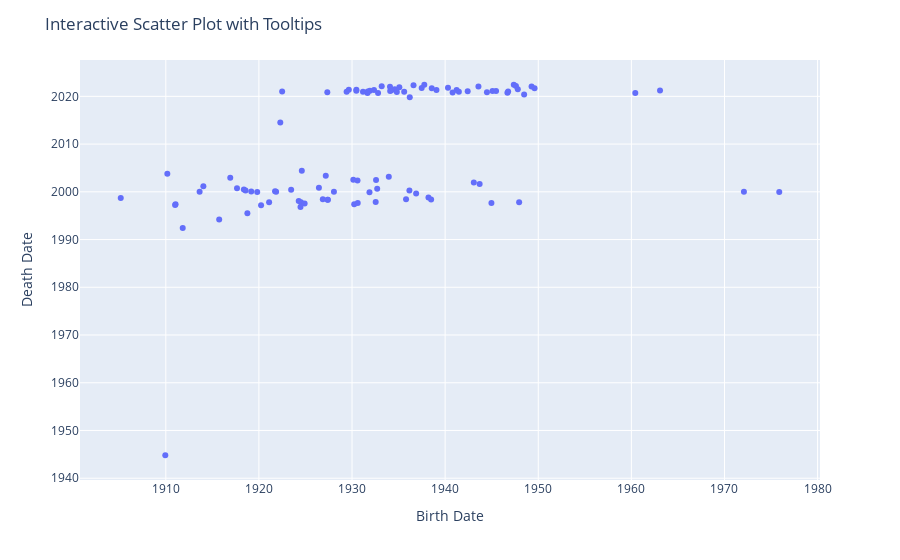

The notebook cell saved with this chart:
### Code cell
import plotly.express as px

# Create an interactive scatter plot with tooltips
fig = px.scatter(df_copy, x='Birth Date of Deceased', y='Death Date of Deceased', hover_data=['Last Name of Deceased'])
fig.update_traces(textposition='top center')

# Customize the layout
fig.update_layout(
    title='Interactive Scatter Plot with Tooltips',
    xaxis_title='Birth Date',
    yaxis_title='Death Date',
)

# Show the interactive plot
fig.show()

### Figure 1 — Plotly figure (JSON) as saved in the notebook; plotly's stock layout.template omitted (floating-point values rounded to 4 significant figures)
{"data": [{"customdata": [["Jones"], ["Allen"], ["Lundin"], ["Carson"], ["Brown"], ["Hodison"], ["Seaton"], ["Amer"], ["Teter"], ["Dugan"], ["Rieschick"], ["Brownlow"], ["Clements"], ["Fenton"], ["Martin"], ["Gilbert"], ["Johnson"], ["Thompson"], ["Devader"], ["Shea"], ["Wahquahboshkuk"], ["Taliaferro"], ["Lierz"], ["Blunt"], ["Ackeret"], ["Stephenson"], ["Johnson"], ["Kent"], ["Bueker"], ["Barriere"], ["Bernritter"], ["Anderson"], ["Kennedy"], ["Bontrager"], ["Plummer"], ["Barnes"], ["Jones"], ["Wells"], ["Holcomb"], ["Rice"], ["Krogman"], ["Dugan"], ["Homan"], ["Hamlin"], ["Shopteese"], ["Padilla"], ["Kinsler"], ["Klinginsmith"], ["Clark"], ["Maier"], ["Taylor"], ["Jones"], ["Hall"], ["Mader"], ["Ernzen"], ["Lundin"], ["Coleman"], ["Schulz"], ["Madrid"], ["Eisenbarth"], ["Clowe"], ["Onzahwah"], ["Sunderland"], ["Lundin"], ["Albright"], ["Metzger"], ["Hawks"], ["Colhouer"], ["Brown"], ["Waters"], ["Braum"], ["Thomas"], ["Slimmer"], ["Williamson"], ["Beames"], ["Pollom"], ["Reid"], ["Cranston"], ["Graham"], ["Zirger"], ["Potts"], ["Thompson"], ["Bowser"], ["Sigg"], ["Olds"], ["Bell"], ["Chase"], ["Staehli"], ["Brandon"], ["Hall"], ["McMaster"], ["Clinton"], ["Helmick"], ["Dittemore"], ["Schultz"], ["Sands"], ["Ash"], ["Segrist"], ["Craig"], ["McAlexander"]], "hovertemplate": "Birth Date of Deceased=%{x}<br>Death Date of Deceased=%{y}<br>Last Name of Deceased=%{customdata[0]}<extra></extra>", "legendgroup": "", "marker": {"color": "#636efa", "symbol": "circle"}, "mode": "markers", "name": "", "orientation": "v", "showlegend": false, "textposition": "top center", "type": "scatter", "x": ["1943-07-30", "1934-03-27", "1928-01-22", "1924-07-08", "1911-01-19", "1930-03-27", "1922-04-19", "1934-01-29", "1936-03-15", "1933-03-10", "1922-07-01", "1937-06-25", "1929-08-28", "1939-01-26", "1947-05-17", "1949-08-08", "1942-06-04", "1934-08-05", "1930-06-21", "1937-10-06", "1949-04-14", "1941-03-26", "1931-12-01", "1936-08-09", "1940-04-22", "1929-06-02", "1934-10-24", "1935-08-09", "1945-02-01", "1946-09-09", "1934-02-05", "1940-10-20", "1947-08-10", "1932-05-12", "1946-10-08", "1948-06-26", "1945-06-21", "1931-09-10", "1963-01-29", "1932-10-18", "1931-08-30", "1938-07-26", "1927-05-08", "1944-06-28", "1935-01-31", "1960-06-03", "1947-10-21", "1941-06-22", "1930-06-19", "1931-03-07", "1935-10-21", "1924-06-19", "1975-11-19", "1913-08-19", "1972-02-02", "1936-03-01", "1915-09-26", "1944-12-21", "1921-09-25", "1936-11-20", "1905-03-01", null, "1930-08-13", "1927-05-29", "1918-07-27", "1919-03-08", "1911-01-01", "1931-11-16", "1938-06-30", "1927-05-20", "1921-11-06", null, "1920-03-27", "1918-05-22", "1924-11-29", "1923-06-19", "1918-10-06", "1947-12-13", "1921-02-05", "1924-04-11", "1911-10-27", "1926-11-12", "1932-07-17", "1919-10-27", "1938-03-18", "1932-07-31", "1917-08-25", "1914-01-14", "1926-06-12", "1932-09-14", "1933-12-13", "1916-12-03", "1943-01-30", "1930-08-05", "1943-09-16", "1910-03-02", "1924-08-10", "1930-02-20", "1927-03-08", "1909-12-12"], "xaxis": "x", "y": ["2022-02-01", "2021-04-19", "2000-01-12", "1997-10-26", "1997-05-19", "1997-05-24", "2014-07-17", "2022-01-05", "2019-11-03", "2022-02-15", "2021-01-04", "2021-09-30", "2021-05-12", "2021-04-22", "2022-06-07", "2021-09-15", "2021-01-22", "2021-06-26", "2021-05-25", "2022-06-02", "2022-01-16", "2021-04-30", "2021-03-10", "2022-05-07", "2021-10-13", "2020-12-26", "2020-12-07", "2020-12-16", "2021-02-17", "2020-10-11", "2021-02-20", "2020-10-30", "2022-03-12", "2021-04-30", "2021-01-16", "2020-05-17", "2021-02-17", "2020-12-30", "2021-03-19", "2020-09-16", "2020-09-22", "2021-09-04", "2020-11-12", "2020-11-18", "2021-11-28", "2020-09-19", "2021-07-05", "2020-12-11", "2021-03-01", "2020-12-18", "1998-06-19", "1996-10-29", "1999-12-10", "2000-01-12", "1999-12-31", "2000-04-14", "1994-03-07", "1997-09-01", "2000-02-07", "1999-08-22", "1998-09-07", null, "1997-09-01", "1998-05-03", "2000-04-20", "2000-01-17", "1997-03-23", "1999-11-24", "1998-05-30", "1998-05-11", "1999-12-31", null, "1997-03-15", "2000-06-18", "1997-07-23", "2000-05-29", "1995-06-29", "1997-11-01", "1997-11-03", "1998-02-01", "1992-05-26", "1998-06-06", "1997-11-10", "1999-12-21", "1998-10-17", "2002-06-29", "2000-09-24", "2001-03-03", "2000-11-02", "2000-08-20", "2003-02-20", "2002-12-14", "2001-12-14", "2002-05-18", "2001-08-29", "2003-10-08", "2004-06-07", "2002-07-12", "2003-05-12", "1944-10-23"], "yaxis": "y"}], "layout": {"legend": {"tracegroupgap": 0}, "margin": {"t": 60}, "title": {"text": "Interactive Scatter Plot with Tooltips"}, "xaxis": {"anchor": "y", "domain": [0, 1], "title": {"text": "Birth Date"}}, "yaxis": {"anchor": "x", "domain": [0, 1], "title": {"text": "Death Date"}}}}
